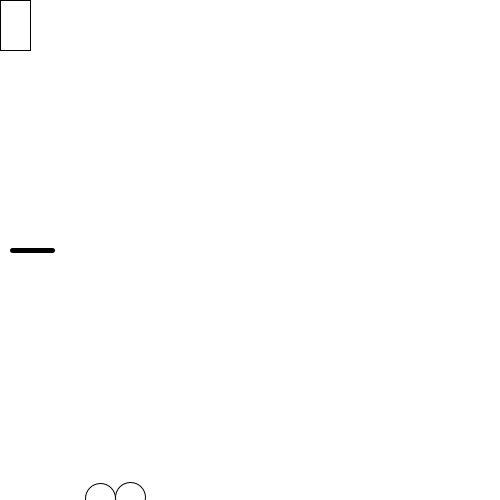
Frame 1 (no input)
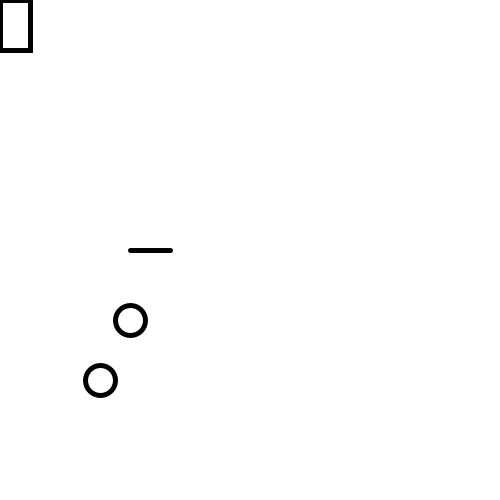
Frame 60 (the mouse pressed at the canvas centre just before this capture)
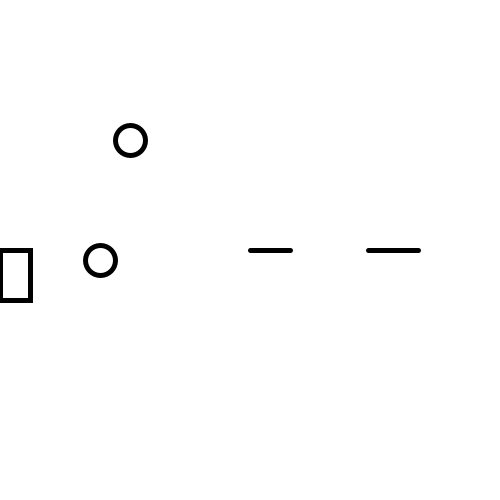
Frame 120 (the mouse held since frame 60 and released just before this capture)

The Processing sketch that drew these frames (run headless with seeded random() and noise(); from frame 60 on, the mouse is pressed at the canvas centre):

// Processing sketch: arrow_game_v3
// ── arrow_game_v3.pde
// with shooting arrow,Next adapt the screen with height and widht

float y = 500;
float y1 = 500;
float arrowX1 = 10 ;
float arrowY1 = 250 ;
float arrowX2 = 50 ;
float arrowY2 = 250 ;


void setup(){
  size(500,500);
}

void draw(){
  background(255,255,255);
  y = y - 2;
  y1 = y1 - 3;
  ellipse(100,y,30,30);
  ellipse(130,y1,30,30);
 
  
  // here popetje
  rect(0,mouseY,30,50);
  
  println(y);
  if(y<=0){
    y = 500;
  }
   if(y1<=0){
    y1 = 500;
  }
  
  if(mousePressed){
    line(mouseX,mouseY,mouseX + 50,mouseY);
      mouseX = mouseX + 2;
  }
    
  arrowX1 = arrowX1 + 2;
  arrowX2 = arrowX2 + 2;
  
  
  strokeWeight(5);
  line(arrowX1,arrowY1,arrowX2,arrowY2);
   if(arrowX1>=500){
    arrowX1 = 10; arrowX2 = 50;
   }
  
}
